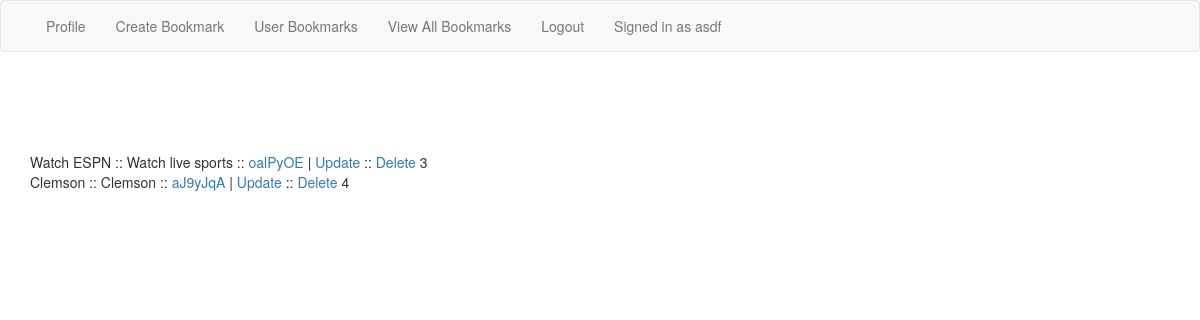
Before: /accounts/b (signed in) with the older database file.
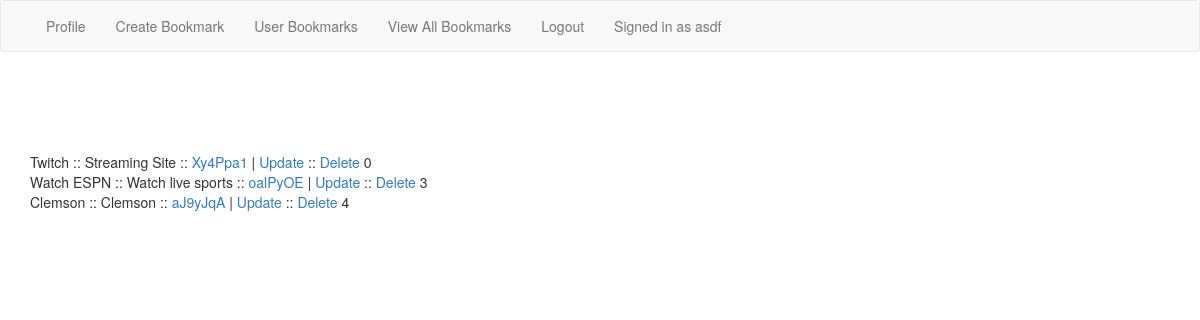
After: the same page with the newer database file.
### url_app/models.py (models this page shows)
class Bookmark(models.Model):
    URL = models.URLField(max_length=300)
    title = models.CharField(max_length=30)
    description = models.TextField()
    user = models.ForeignKey(User)
    hash_id = models.CharField(max_length=10)
    created = models.DateTimeField(auto_now_add=True)
    clicked = models.IntegerField(default=0)
    def __str__(self):
        return self.title
    class Meta:
        ordering = ['-created']

### url_app/views.py (the view)
# urls.py: url(r'^accounts/b$', BookmarkView.as_view(), name="bookmark_view"),
class BookmarkView(ListView):
     def get_queryset(self):
         return Bookmark.objects.filter(user=self.request.user)
     class Meta:
         ordering = ["-title"]

### templates/url_app/bookmark_list.html (shortened to what this page needs)
{% extends 'base.html' %}
{% block content %}
    {% for item in object_list %}<br>
         {{ item }} :: {{ item.description }} ::
        <a href="{% url 'shortened_redirect' hash_id=item.hash_id %}">{{ item.hash_id }}</a> |
       <a href="{% url 'update_bookmark_view' pk=item.id %}">Update</a> ::
        <a href="{% url 'delete_bookmark_view' pk=item.id %}">Delete</a>
         {{ item.clicked }}
    {% endfor %}
{% endblock %}

### templates/base.html (shortened to what this page needs)
{% load staticfiles %}
<!DOCTYPE html>
<html lang="en">
<head>
    <link href="https://maxcdn.bootstrapcdn.com/bootstrap/3.3.6/css/bootstrap.min.css" rel="stylesheet">
    <link rel="stylesheet" href="{% static "main.css" %}">
</head>
<body>
{% if request.user.is_authenticated %}
<nav class="navbar navbar-default">
  <div class="container-fluid">
    <div class="navbar-header">
      <a class="navbar-brand" href="#"></a>
    </div>
  <div class="collapse navbar-collapse" id="bs-example-navbar-collapse-1">
      <ul class="nav navbar-nav">
        <li><a href="{% url 'profile_view' %}">Profile <span class="sr-only">(current)</span></a></li>
        <li><a href="{% url 'create_bookmark_view' %}">Create Bookmark</a></li>
        <li><a href="{% url 'bookmark_view' %}">User Bookmarks</a></li>
        <li><a href="{% url 'all_bookmarks_view' %}">View All Bookmarks</a></li>
        <li><a href="{% url 'logout_view' %}">Logout</a></li>
        <p class="navbar-text">Signed in as <a href="#" class="navbar-link">{{ request.user }}</a></p>
</nav>
    {% endif %}
<br>
<br>
<br>
    <div class="container">
    {% block content %}
    {% endblock %}
</div>
</body>
</html>

Changed rows visible on the page:
added Bookmark: title "Twitch", description "Streaming Site", hash_id "Xy4Ppa1", clicked "0"
